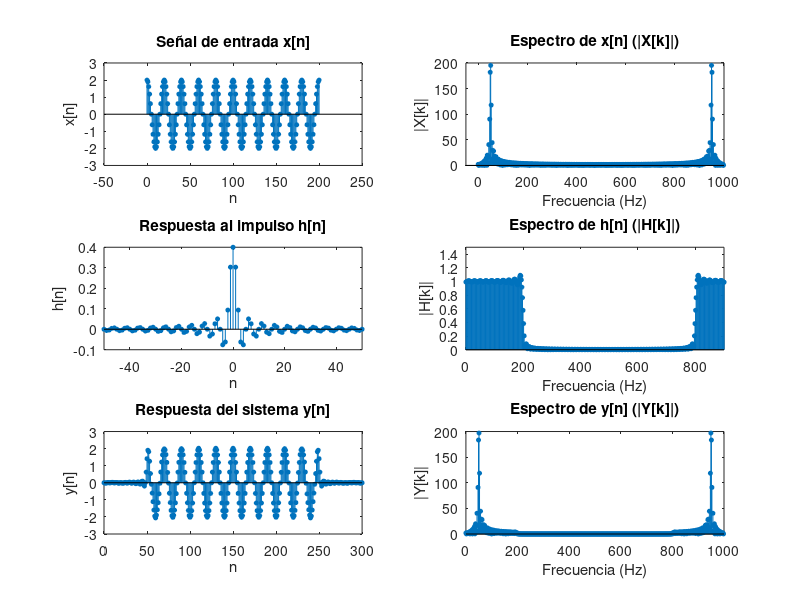

Write MATLAB code to recreate this figure.
% Parámetros
Fs = 1000; % Frecuencia de muestreo (Hz)
Ts = 1/Fs; % Período de muestreo (s)

% Definición de la señal analógica x(t)
t = 0:Ts:0.2; % Vector de tiempo continuo (201 muestras)
x_analog = 2*cos(2*pi*50*t) + 3*sin(2*pi*500*t); % Señal analógica x(t)

% Definición de la señal de entrada en tiempo discreto x[n]
Nx = length(t); % Número de muestras
x = 2*cos(2*pi*50*t) + 3*sin(2*pi*500*t); % Señal de entrada x[n]

% Parámetros de la respuesta al impulso h[n]
Fc = 200; % Frecuencia de corte (Hz)
Nh = 101; % Longitud de la respuesta al impulso (debe ser impar)
nh = -(Nh-1)/2:(Nh-1)/2; % Vector de tiempo para h[n]
h = 2*Fc*Ts*sinc(2*Fc*Ts*nh); % Respuesta al impulso h[n]

% Dimensión N = 2^r
N = 2^nextpow2(Nx + Nh - 1); % Dimensión final

% Cero-padding de x[n] y h[n]
x_pad = [x, zeros(1, N - Nx)];
h_pad = [h, zeros(1, N - Nh)];

% Transformadas de Fourier
X = fft(x_pad);
H = fft(h_pad);

% Convolución en el dominio de la frecuencia
Y = X .* H;

% Transformada inversa para obtener y[n]
y = ifft(Y);

% Gráficos

% Dominios de tiempo
n_x = 0:Nx-1;
n_h = -(Nh-1)/2:(Nh-1)/2;
n_y = 0:N-1;

% Dominios de frecuencia
k = 0:N-1;
f = k*Fs/N; % Vector de frecuencias en Hz

% Tamaño del marcador
marker_size = 3;

figure()

% Primer gráfico: señal de entrada x[n] en tiempo
subplot(3, 2, 1)
stem(n_x, x, 'filled', 'MarkerSize', marker_size)
title('Señal de entrada x[n]')
xlabel('n')
ylabel('x[n]')
xlim([-50, 250])

% Segundo gráfico: módulo de X[k]
subplot(3, 2, 2)
stem(f, abs(X), 'filled', 'MarkerSize', marker_size)
title('Espectro de x[n] (|X[k]|)')
xlabel('Frecuencia (Hz)')
ylabel('|X[k]|')
xlim([-50, 1000])

% Tercer gráfico: respuesta al impulso h[n] en tiempo
subplot(3, 2, 3)
stem(n_h, h, 'filled', 'MarkerSize', marker_size)
title('Respuesta al impulso h[n]')
xlabel('n')
ylabel('h[n]')
xlim([-50, 50])

% Cuarto gráfico: módulo de H[k]
subplot(3, 2, 4)
stem(f, abs(H), 'filled', 'MarkerSize', marker_size)
title('Espectro de h[n] (|H[k]|)')
xlabel('Frecuencia (Hz)')
ylabel('|H[k]|')
xlim([0, 900])
ylim([0,1.5])

% Quinto gráfico: respuesta del sistema y[n] en tiempo
subplot(3, 2, 5)
stem(n_y, y, 'filled', 'MarkerSize', marker_size)
title('Respuesta del sistema y[n]')
xlabel('n')
ylabel('y[n]')
xlim([0, 300])

% Sexto gráfico: módulo de Y[k]
subplot(3, 2, 6)
stem(f, abs(Y), 'filled', 'MarkerSize', marker_size)
title('Espectro de y[n] (|Y[k]|)')
xlabel('Frecuencia (Hz)')
ylabel('|Y[k]|')
xlim([0, Fs])
